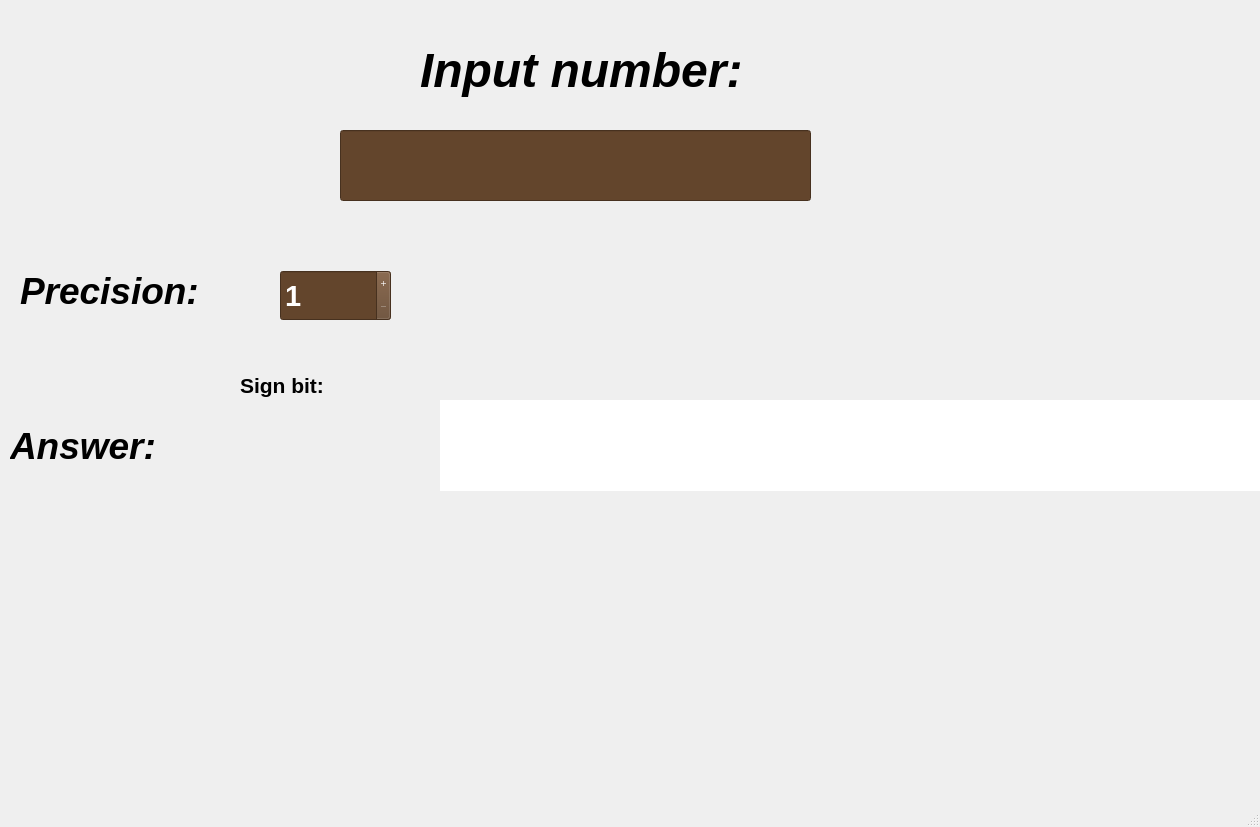
<?xml version="1.0" encoding="UTF-8"?>
<ui version="4.0">
 <class>MainWindow</class>
 <widget class="QMainWindow" name="MainWindow">
  <property name="geometry">
   <rect>
    <x>0</x>
    <y>0</y>
    <width>1260</width>
    <height>827</height>
   </rect>
  </property>
  <property name="windowTitle">
   <string>Десятичное число в двоичное</string>
  </property>
  <widget class="QWidget" name="centralwidget">
   <widget class="QLineEdit" name="inputLineEdit">
    <property name="geometry">
     <rect>
      <x>340</x>
      <y>130</y>
      <width>471</width>
      <height>71</height>
     </rect>
    </property>
    <property name="font">
     <font>
      <pointsize>28</pointsize>
      <bold>true</bold>
     </font>
    </property>
    <property name="styleSheet">
     <string notr="true">background-color: rgb(99, 69, 44);
color: rgb(255, 255, 255);</string>
    </property>
   </widget>
   <widget class="QLabel" name="textInputNumber">
    <property name="geometry">
     <rect>
      <x>420</x>
      <y>30</y>
      <width>361</width>
      <height>81</height>
     </rect>
    </property>
    <property name="font">
     <font>
      <pointsize>36</pointsize>
      <italic>true</italic>
      <bold>true</bold>
     </font>
    </property>
    <property name="text">
     <string>Input number:</string>
    </property>
   </widget>
   <widget class="QLabel" name="textAnswer">
    <property name="geometry">
     <rect>
      <x>10</x>
      <y>400</y>
      <width>191</width>
      <height>91</height>
     </rect>
    </property>
    <property name="font">
     <font>
      <pointsize>28</pointsize>
      <italic>true</italic>
      <bold>true</bold>
     </font>
    </property>
    <property name="text">
     <string>Answer:</string>
    </property>
   </widget>
   <widget class="QLabel" name="answerLabel">
    <property name="geometry">
     <rect>
      <x>340</x>
      <y>540</y>
      <width>641</width>
      <height>91</height>
     </rect>
    </property>
    <property name="font">
     <font>
      <pointsize>28</pointsize>
      <bold>true</bold>
     </font>
    </property>
    <property name="text">
     <string/>
    </property>
   </widget>
   <widget class="QLabel" name="textPrecision">
    <property name="geometry">
     <rect>
      <x>20</x>
      <y>260</y>
      <width>191</width>
      <height>61</height>
     </rect>
    </property>
    <property name="font">
     <font>
      <pointsize>28</pointsize>
      <italic>true</italic>
      <bold>true</bold>
     </font>
    </property>
    <property name="text">
     <string>Precision:</string>
    </property>
   </widget>
   <widget class="QSpinBox" name="spinBoxPrecision">
    <property name="geometry">
     <rect>
      <x>280</x>
      <y>270</y>
      <width>111</width>
      <height>51</height>
     </rect>
    </property>
    <property name="font">
     <font>
      <pointsize>22</pointsize>
      <bold>true</bold>
     </font>
    </property>
    <property name="styleSheet">
     <string notr="true">background-color: rgb(99, 69, 44);
color: rgb(255, 255, 255);</string>
    </property>
    <property name="buttonSymbols">
     <enum>QAbstractSpinBox::PlusMinus</enum>
    </property>
    <property name="minimum">
     <number>1</number>
    </property>
    <property name="maximum">
     <number>30</number>
    </property>
   </widget>
   <widget class="QLabel" name="signBitText">
    <property name="geometry">
     <rect>
      <x>240</x>
      <y>370</y>
      <width>101</width>
      <height>31</height>
     </rect>
    </property>
    <property name="font">
     <font>
      <pointsize>16</pointsize>
      <bold>true</bold>
     </font>
    </property>
    <property name="text">
     <string>Sign bit:</string>
    </property>
   </widget>
   <widget class="QLabel" name="signBit">
    <property name="geometry">
     <rect>
      <x>240</x>
      <y>410</y>
      <width>81</width>
      <height>71</height>
     </rect>
    </property>
    <property name="font">
     <font>
      <pointsize>28</pointsize>
      <bold>true</bold>
     </font>
    </property>
    <property name="text">
     <string/>
    </property>
   </widget>
   <widget class="QLineEdit" name="answerLineEdit">
    <property name="geometry">
     <rect>
      <x>440</x>
      <y>400</y>
      <width>1600</width>
      <height>91</height>
     </rect>
    </property>
    <property name="font">
     <font>
      <pointsize>28</pointsize>
      <bold>true</bold>
     </font>
    </property>
    <property name="acceptDrops">
     <bool>true</bool>
    </property>
    <property name="frame">
     <bool>false</bool>
    </property>
    <property name="readOnly">
     <bool>true</bool>
    </property>
   </widget>
  </widget>
  <widget class="QMenuBar" name="menubar">
   <property name="geometry">
    <rect>
     <x>0</x>
     <y>0</y>
     <width>1260</width>
     <height>22</height>
    </rect>
   </property>
  </widget>
  <widget class="QStatusBar" name="statusbar"/>
 </widget>
 <resources/>
 <connections/>
</ui>
